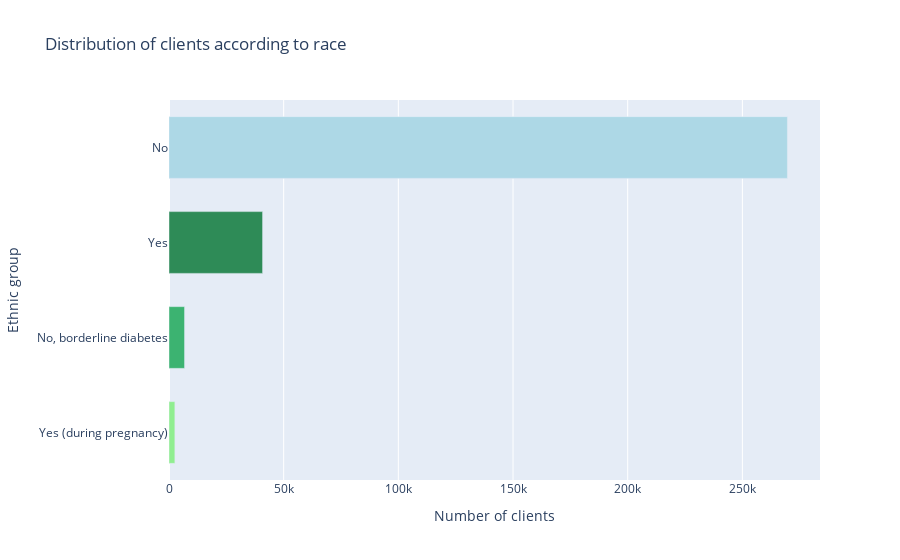

This figure's notebook cell:
### Code cell
# Mismo gráfico pero en horizontal

level_count.sort_values(ascending = True,inplace = True) # Reordeno para que me quede de mayor a menor el gráfico

colors =  ["lightblue", "seagreen", "mediumseagreen", "lightgreen"]

colors.reverse()

data = [
    go.Bar(
        y = level_count.index,
        x = level_count,
        name = "Clients race",
        marker_color = colors,
        width= np.repeat(0.65,len(level_count)), # Cambiar la anchura de cada barra,
        orientation = 'h'
    )
]

layout = go.Layout(title = "Distribution of clients according to race", yaxis_title = "Ethnic group", 
                   xaxis_title = "Number of clients",
                  )

fig = go.Figure(data = data, layout = layout)

fig.show()

### Figure 1 — Plotly figure (JSON) as saved in the notebook; plotly's stock layout.template omitted (floating-point values rounded to 4 significant figures)
{"data": [{"marker": {"color": ["lightgreen", "mediumseagreen", "seagreen", "lightblue"]}, "name": "Clients race", "orientation": "h", "type": "bar", "width": [0.65, 0.65, 0.65, 0.65], "x": [2559, 6781, 40802, 269653], "y": ["Yes (during pregnancy)", "No, borderline diabetes", "Yes", "No"]}], "layout": {"title": {"text": "Distribution of clients according to race"}, "xaxis": {"title": {"text": "Number of clients"}}, "yaxis": {"title": {"text": "Ethnic group"}}}}
